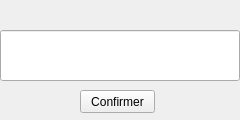
<?xml version="1.0" encoding="UTF-8"?>
<ui version="4.0">
 <class>Widget</class>
 <widget class="QWidget" name="Widget">
  <property name="geometry">
   <rect>
    <x>0</x>
    <y>0</y>
    <width>240</width>
    <height>120</height>
   </rect>
  </property>
  <property name="windowTitle">
   <string>Widget</string>
  </property>
  <widget class="QLineEdit" name="apercu">
   <property name="geometry">
    <rect>
     <x>0</x>
     <y>30</y>
     <width>240</width>
     <height>51</height>
    </rect>
   </property>
  </widget>
  <widget class="QPushButton" name="Confirmer">
   <property name="geometry">
    <rect>
     <x>80</x>
     <y>90</y>
     <width>75</width>
     <height>23</height>
    </rect>
   </property>
   <property name="text">
    <string>Confirmer</string>
   </property>
  </widget>
 </widget>
 <resources/>
 <connections/>
</ui>
